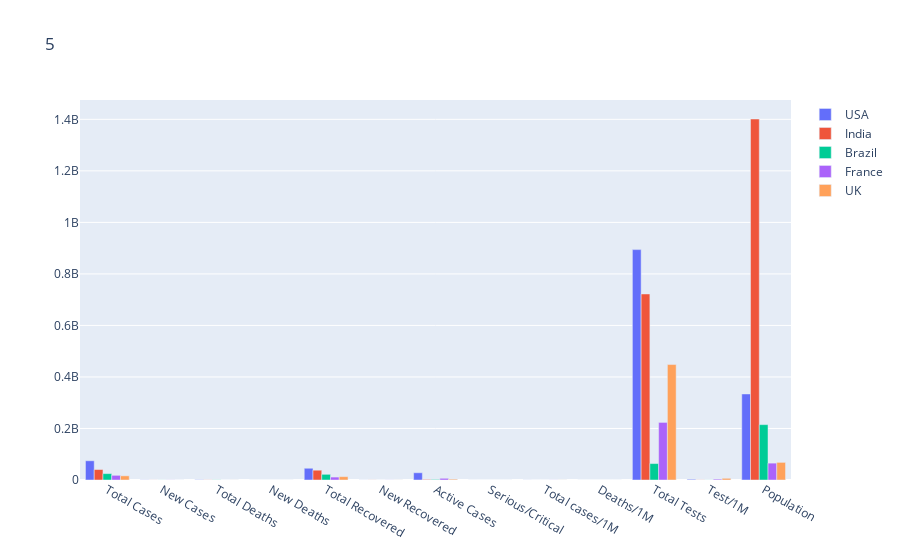

Notebook cell for this chart:
### Code cell
look =5
country = country_df.columns[1:14]

fig = go.Figure()
c=0
for i in country_df.index:
    if c < look:
        fig.add_trace(go.Bar(name=country_df['Country'][i], x=country, y=country_df.loc[i][1:14]))
    else:
        break
    c +=1
                      
fig.update_layout(title = {"text":f'{look}'})
fig.show()

### Figure 1 — Plotly figure (JSON) as saved in the notebook; plotly's stock layout.template omitted (floating-point values rounded to 4 significant figures)
{"data": [{"name": "USA", "type": "bar", "x": ["Total Cases", "New Cases", "Total Deaths", "New Deaths", "Total Recovered", "New Recovered", "Active Cases", "Serious/Critical", "Total cases/1M", "Deaths/1M", "Total Tests", "Test/1M", "Population"], "y": [74695333, 497351, 902140, 2689, 45614212, 192894, 28178981, 25189, 223604, 2701, 894319678, 2677193, 334051237]}, {"name": "India", "type": "bar", "x": ["Total Cases", "New Cases", "Total Deaths", "New Deaths", "Total Recovered", "New Recovered", "Active Cases", "Serious/Critical", "Total cases/1M", "Deaths/1M", "Total Tests", "Test/1M", "Population"], "y": [40622709, 251209, 492356, 627, 38024771, 347443, 2105582, 8944, 28989, 351, 722166248, 515351, 1401309721]}, {"name": "Brazil", "type": "bar", "x": ["Total Cases", "New Cases", "Total Deaths", "New Deaths", "Total Recovered", "New Recovered", "Active Cases", "Serious/Critical", "Total cases/1M", "Deaths/1M", "Total Tests", "Test/1M", "Population"], "y": [24782922, 228972, 625169, 662, 22098157, 61989, 2059596, 8318, 115306, 2909, 63776166, 296727, 214932449]}, {"name": "France", "type": "bar", "x": ["Total Cases", "New Cases", "Total Deaths", "New Deaths", "Total Recovered", "New Recovered", "Active Cases", "Serious/Critical", "Total cases/1M", "Deaths/1M", "Total Tests", "Test/1M", "Population"], "y": [18122724, 392168, 130015, 268, 11381705, 327956, 6611004, 3760, 276681, 1985, 223502325, 3412229, 65500398]}, {"name": "UK", "type": "bar", "x": ["Total Cases", "New Cases", "Total Deaths", "New Deaths", "Total Recovered", "New Recovered", "Active Cases", "Serious/Critical", "Total cases/1M", "Deaths/1M", "Total Tests", "Test/1M", "Population"], "y": [16244804, 96647, 155040, 338, 12961845, 180533, 3127919, 561, 237337, 2265, 448159099, 6547618, 68446125]}], "layout": {"title": {"text": "5"}}}
